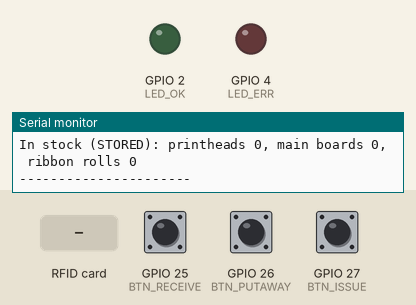
Recording of a sketch running on a simulated ESP32. Shown: output pins drawn as LEDs (lit = HIGH), the last lines printed to the serial monitor. The inputs (shaded band) are chosen by the test bench; at power-on: GPIO 25 (BTN_RECEIVE) HIGH, GPIO 26 (BTN_PUTAWAY) HIGH, GPIO 27 (BTN_ISSUE) HIGH.

Above: at 1.2 s.
1.3 s: RFID card 01 02 03 04 held to the reader
At 1.47 s:
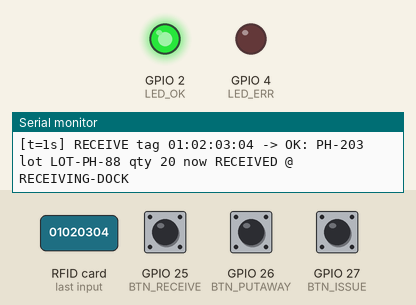
3.1 s: RFID card 5E 7A 19 C4 held to the reader
At 3.28 s:
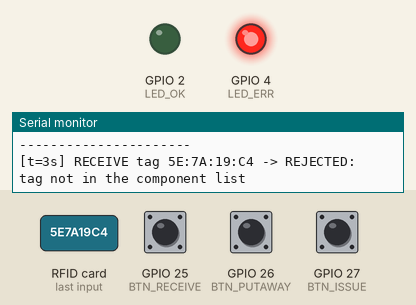
4.9 s: GPIO 25 (BTN_RECEIVE) pulled LOW for 0.15 s
6.5 s: GPIO 26 (BTN_PUTAWAY) pulled LOW for 0.15 s
8.1 s: GPIO 27 (BTN_ISSUE) pulled LOW for 0.15 s
9.7 s: RFID card 11 22 33 44 held to the reader
At 10.9 s:
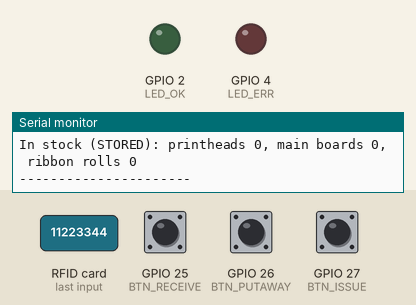
Timing chart, 0 to 12.2 s (numbered marks = the images above; inputs shaded):
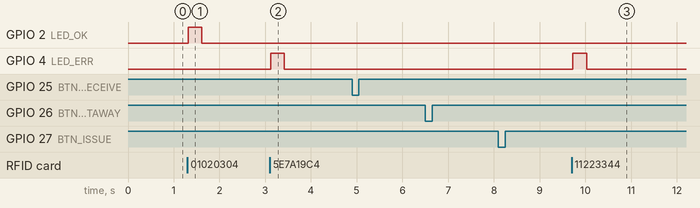

Measured:
- after the input at 1.3 s, GPIO 2 (LED_OK): LOW → HIGH at once, → LOW 0.30 s later
- after the input at 3.1 s, GPIO 4 (LED_ERR): LOW → HIGH at once, → LOW 0.30 s later
- after the input at 9.7 s, GPIO 4 (LED_ERR): LOW → HIGH at once, → LOW 0.30 s later

The sketch:

sketch.ino
```cpp
/*
  Lab 3 - Reel and roll tracking with RFID (simulated)
  (ILLUSTRATIVE parts and lots. Teaching toy - NOT a real warehouse system.)

  What the RFID reader does: it ONLY reads the tag's ID number (UID).
  What the little ledger in ledger_logic.h does: it decides what that ID MEANS
  (which component, which lot) and records the movement. In a real plant that
  second job belongs to a WMS or MES.

  Choose the action with the buttons, then tap a card on the reader:
    BLUE button   = RECEIVE        (reel / tray arrives at the receiving dock)
    YELLOW button = PUT AWAY       (moved into rack RACK-A1)
    RED button    = ISSUE TO LINE  (taken to final-assembly line FA-01)
  Cards in the simulator: Blue 01:02:03:04 = printhead tray, Green 11:22:33:44 = main boards,
  Yellow 55:66:77:88 = ribbon rolls. Red AA:BB:CC:DD is NOT in the list -> must be rejected.

  Workshop topics: 5.1 component inventory, 5.3 receiving/putaway, 5.4 traceability.
*/
#include <SPI.h>
#include <MFRC522.h>
#include "ledger_logic.h"

#define SS_PIN  5     // RFID "SDA" pin = SPI chip select
#define RST_PIN 21
const int BTN_RECEIVE = 25, BTN_PUTAWAY = 26, BTN_ISSUE = 27;
const int LED_OK = 2, LED_ERR = 4;

MFRC522 rfid(SS_PIN, RST_PIN);
Action currentAction = ACT_RECEIVE;
DupGuard guard = {"", 0, 0, false};

const char *actName(Action a) { return a == ACT_RECEIVE ? "RECEIVE" : a == ACT_PUTAWAY ? "PUT AWAY" : "ISSUE TO LINE"; }
const char *statusName(Status s) { return s == ST_NEW ? "NEW" : s == ST_RECEIVED ? "RECEIVED" : s == ST_STORED ? "STORED" : "ISSUED"; }

void flash(int pin) { digitalWrite(pin, HIGH); delay(300); digitalWrite(pin, LOW); }

void printLedger() {
  Serial.println("---- LOCAL LEDGER ----");
  for (int i = 0; i < NUM_CONTAINERS; i++) {
    Container &c = containers[i];
    Serial.print(c.partId); Serial.print(" lot "); Serial.print(c.lot);
    Serial.print(" qty "); Serial.print(c.qty);
    Serial.print(" | "); Serial.print(statusName(c.status));
    Serial.print(" @ "); Serial.println(c.zone);
  }
  Serial.print("In stock (STORED): printheads "); Serial.print(piecesInStock("PH-203"));
  Serial.print(", main boards "); Serial.print(piecesInStock("PCB-MAIN"));
  Serial.print(", ribbon rolls "); Serial.println(piecesInStock("RIB-110"));
  Serial.println("----------------------");
}

void setup() {
  Serial.begin(115200);
  pinMode(BTN_RECEIVE, INPUT_PULLUP); pinMode(BTN_PUTAWAY, INPUT_PULLUP); pinMode(BTN_ISSUE, INPUT_PULLUP);
  pinMode(LED_OK, OUTPUT); pinMode(LED_ERR, OUTPUT);
  SPI.begin();
  rfid.PCD_Init();
  Serial.println("=== Lab 3: reel and roll movements (simulated) ===");
  Serial.println("1) Press an action button  2) Click the reader, pick a card, press Tap.");
  Serial.print("Current action: "); Serial.println(actName(currentAction));
  printLedger();
}

void loop() {
  if (digitalRead(BTN_RECEIVE) == LOW)  { currentAction = ACT_RECEIVE;  Serial.println(">> Action: RECEIVE");  delay(250); }
  if (digitalRead(BTN_PUTAWAY) == LOW)  { currentAction = ACT_PUTAWAY;  Serial.println(">> Action: PUT AWAY"); delay(250); }
  if (digitalRead(BTN_ISSUE) == LOW) { currentAction = ACT_ISSUE; Serial.println(">> Action: ISSUE TO LINE"); delay(250); }

  if (!rfid.PICC_IsNewCardPresent() || !rfid.PICC_ReadCardSerial()) return;

  char uid[24]; uid[0] = 0;
  for (byte i = 0; i < rfid.uid.size; i++) {
    char part[4]; snprintf(part, sizeof(part), i ? ":%02X" : "%02X", rfid.uid.uidByte[i]);
    strcat(uid, part);
  }
  rfid.PICC_HaltA();

  int idx;
  Result r = applyEvent(uid, currentAction, millis(), guard, idx);
  Serial.print("[t="); Serial.print(millis() / 1000); Serial.print("s] "); Serial.print(actName(currentAction));
  Serial.print(" tag "); Serial.print(uid); Serial.print(" -> ");
  if (r == RES_OK) {
    Container &c = containers[idx];
    Serial.print("OK: "); Serial.print(c.partId); Serial.print(" lot "); Serial.print(c.lot);
    Serial.print(" qty "); Serial.print(c.qty); Serial.print(" now "); Serial.print(statusName(c.status));
    Serial.print(" @ "); Serial.println(c.zone);
    flash(LED_OK);
  } else if (r == RES_UNKNOWN_TAG) { Serial.println("REJECTED: tag not in the component list"); flash(LED_ERR); }
  else if (r == RES_DUPLICATE)     { Serial.println("IGNORED: duplicate tap (same tag, same action, <3 s)"); flash(LED_ERR); }
  else                             { Serial.println("REJECTED: wrong order (reel/tray is not in the right status for this action)"); flash(LED_ERR); }
  printLedger();
}
```

ledger_logic.h
```cpp
// ledger_logic.h - Lab 3: a tiny LOCAL component ledger (teaching toy, NOT a WMS or MES).
// Each RFID tag is attached to ONE container (a box of parts). A container moves through
//   NEW -> RECEIVED -> STORED -> ISSUED (issued to the assembly line)
// Wrong order, unknown tags and double taps are rejected, never silently counted.
#pragma once
#include <string.h>

enum Action { ACT_RECEIVE = 0, ACT_PUTAWAY = 1, ACT_ISSUE = 2 };
enum Status { ST_NEW = 0, ST_RECEIVED = 1, ST_STORED = 2, ST_ISSUED = 3 };
enum Result { RES_OK = 0, RES_UNKNOWN_TAG, RES_DUPLICATE, RES_WRONG_ORDER };

struct Container {
  const char *uid;      // RFID tag UID, e.g. "01:02:03:04"
  const char *partId;   // illustrative material master
  const char *desc;
  const char *lot;
  int         qty;      // pieces in this container
  Status      status;
  const char *zone;     // where it is now
};

const int NUM_CONTAINERS = 3;
Container containers[NUM_CONTAINERS] = {
  {"01:02:03:04", "PH-203", "Printhead 203 dpi",      "LOT-PH-88", 20,  ST_NEW, "SUPPLIER"},
  {"11:22:33:44", "PCB-MAIN", "Main board",           "LOT-B-204", 50,  ST_NEW, "SUPPLIER"},
  {"55:66:77:88", "RIB-110", "Thermal ribbon 110 mm", "LOT-R-31",  100, ST_NEW, "SUPPLIER"}
};

inline int findContainer(const char *uid) {
  for (int i = 0; i < NUM_CONTAINERS; i++) if (strcmp(containers[i].uid, uid) == 0) return i;
  return -1;
}

// lastUid/lastAct/lastMs implement duplicate-tap protection (same tag + same action within window).
struct DupGuard { char uid[24]; int act; unsigned long ms; bool valid; };
const unsigned long DUP_WINDOW_MS = 3000;

inline Result applyEvent(const char *uid, Action act, unsigned long nowMs, DupGuard &g, int &idxOut) {
  idxOut = findContainer(uid);
  if (idxOut < 0) return RES_UNKNOWN_TAG;
  if (g.valid && strcmp(g.uid, uid) == 0 && g.act == (int)act && (nowMs - g.ms) < DUP_WINDOW_MS)
    return RES_DUPLICATE;
  Container &c = containers[idxOut];
  Status need = (act == ACT_RECEIVE) ? ST_NEW : (act == ACT_PUTAWAY) ? ST_RECEIVED : ST_STORED;
  if (c.status != need) return RES_WRONG_ORDER;   // e.g. issuing a reel that was never stored
  if (act == ACT_RECEIVE)  { c.status = ST_RECEIVED; c.zone = "RECEIVING-DOCK"; }
  if (act == ACT_PUTAWAY)  { c.status = ST_STORED;   c.zone = "RACK-A1"; }
  if (act == ACT_ISSUE) { c.status = ST_ISSUED;  c.zone = "LINE-FA01"; }
  strncpy(g.uid, uid, sizeof(g.uid) - 1); g.uid[sizeof(g.uid) - 1] = 0;
  g.act = (int)act; g.ms = nowMs; g.valid = true;
  return RES_OK;
}

// Stock "in stores" counts only STORED containers. Quantity is derived, never typed in twice.
inline int piecesInStock(const char *partId) {
  int total = 0;
  for (int i = 0; i < NUM_CONTAINERS; i++)
    if (containers[i].status == ST_STORED && strcmp(containers[i].partId, partId) == 0) total += containers[i].qty;
  return total;
}
```
